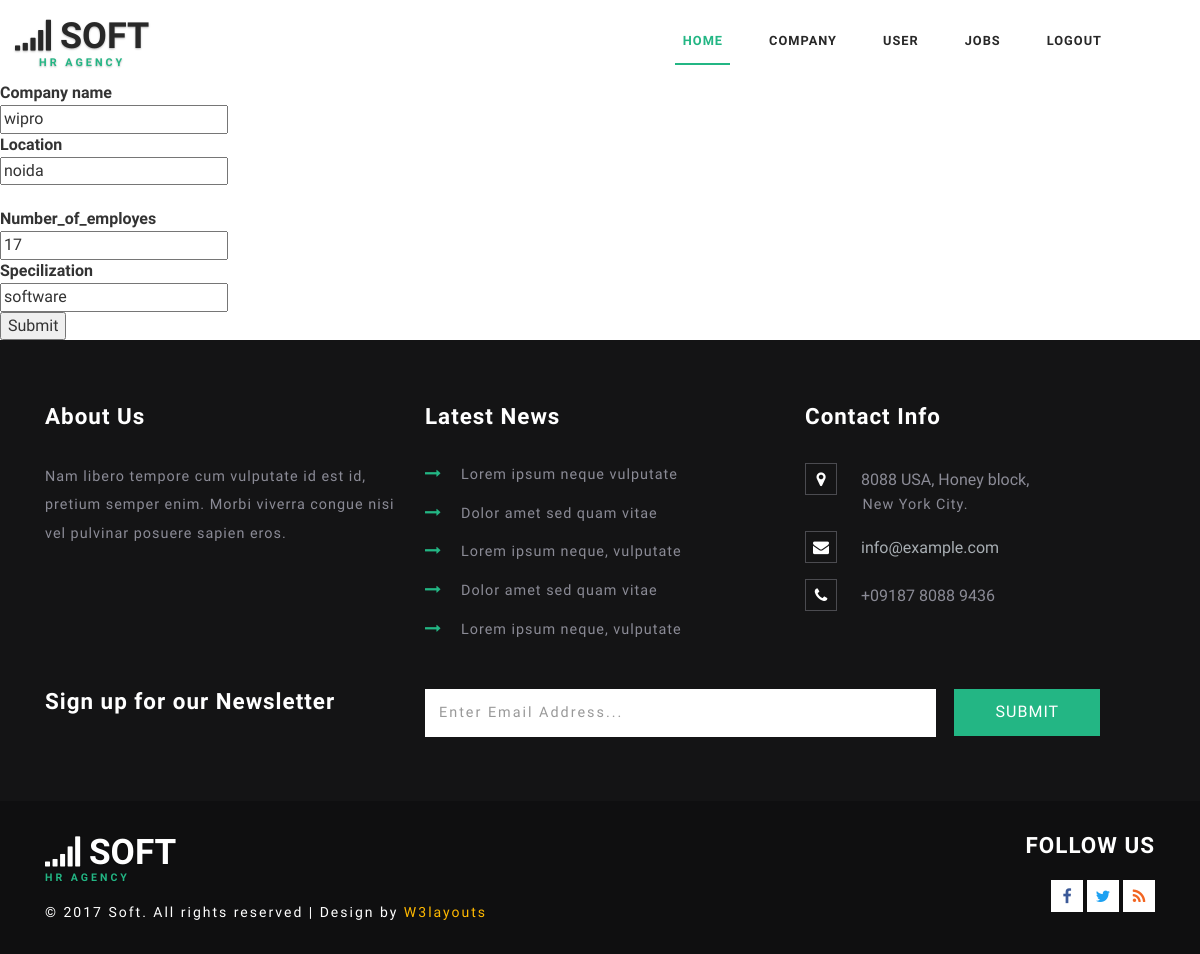
Screenshot of /edit_company/7 (signed in) with the database file from the repository.
### temp/models.py (models this page shows)
class company(models.Model):
    comapany_name=models.CharField(max_length=100)
    location=models.CharField(max_length=200)
    working_employes=models.CharField(max_length=200)
    Specialization=models.CharField(max_length=150)

### temp/views.py (the view)
# urls.py: path('edit_company/<int:id>',views.edit_company,name="edit_company"),
@login_required(login_url = '/login')
def edit_company(request,id):
    com = company.objects.get(id=id)
    if request.method == 'POST':
        comapany_name = request.POST['cname']
        location = request.POST['loc']
        working_employes = request.POST['number_of_employes']
        Specialization = request.POST['specilization']
        try:
           com.comapany_name = comapany_name
           com.location = location
           com.working_employes = working_employes
           com.Specialization = Specialization
           com.save()
        except:
            return render(request,'temp/edit_company.html',{'com': com,'message':'try again'})
        return HttpResponseRedirect(reverse('all_company'))
    else:
       return render(request,'temp/edit_company.html', {'com': com})

### temp/templates/temp/edit_company.html (shortened to what this page needs)
{% extends 'temp/admin_layout.html' %}
{% block body %}
 <form method='post' action='{% url "edit_company" com.id %}'>
  <label for="fname">Company name</label><br>
  <input type="text" id="cname" name="cname" value="{{com.comapany_name}}" minlength="3" required=""><br>
  <label for="lname">Location</label><br>
  <input type="text" id="loc" name="loc" value="{{com.location}}" required=""><br><br>
  <label for="fname">Number_of_employes</label><br>
  <input type="text" id="number_of_employes" name="number_of_employes" value="{{com.working_employes}}" min="1" required=""><br>
  <label for="fname">Specilization</label><br>
  <input type="text" id="specilization" name="specilization" value="{{com.Specialization}}" required=""><br>
  <input type="submit" value="Submit">
</form>
{% endblock %}

### temp/static/assets/css/style.css (style rules this page uses)
html, body { margin: 0; font-size: 100%; background: #fff; font-family: 'Work Sans', sans-serif; }
input[type="button"], input[type="submit"] { transition: 0.5s all; -webkit-transition: 0.5s all; -moz-transition: 0.5s all; -o-transition: 0.5s all; -ms-transition: 0.5s all; }
label { margin: 0; }

### rows the page displays
company: cname "wipro", loc "noida", number_of_employes "17", specilization "software"
